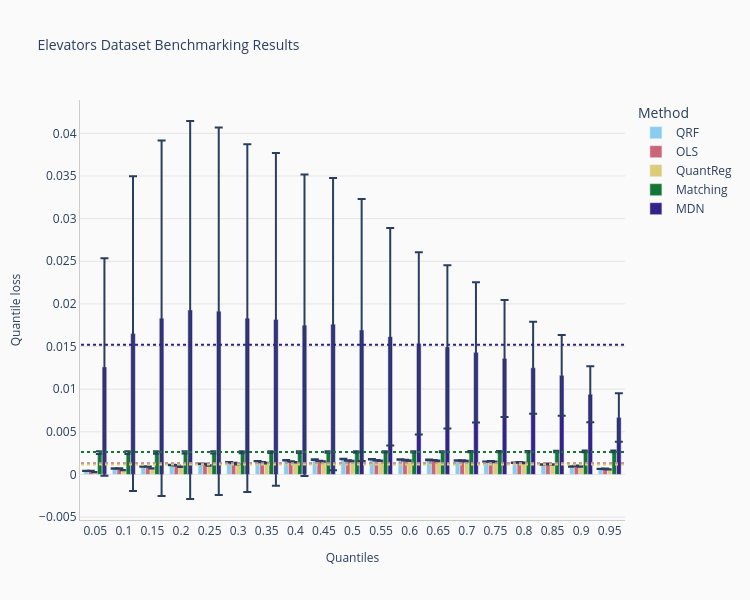

The code cell stored with this chart in its notebook:
### Code cell
print("Creating 60/40 donor/receiver split...")
elevators_donor, elevators_receiver = train_test_split(
    df_elevators, train_size=0.6, random_state=42
)

elevators_receiver_no_target = elevators_receiver.drop(columns=[elevators_target])

print(f"Donor size: {len(elevators_donor)}")
print(f"Receiver size: {len(elevators_receiver)}")

print("\nRunning autoimpute...")
elevators_result = autoimpute(
    donor_data=elevators_donor,
    receiver_data=elevators_receiver_no_target.copy(),
    predictors=elevators_predictors,
    imputed_variables=[elevators_target],
    impute_all=True,
    log_level="INFO"
)

print("\n--- Autoimpute CV Results ---")
comparison_viz = method_comparison_results(
    data=elevators_result.cv_results,
    metric="quantile_loss",
)
fig = comparison_viz.plot(
    title="Elevators Dataset Benchmarking Results",
    show_mean=True,
)
fig.show()

### Figure 1 — Plotly figure (JSON) as saved in the notebook; plotly's stock layout.template omitted (floating-point values rounded to 4 significant figures)
{"data": [{"alignmentgroup": "True", "error_y": {"array": [7.28e-06, 2.946e-05, 1.768e-05, 3.26e-05, 3.558e-05, 1.961e-05, 1.815e-05, 2.869e-05, 4.637e-05, 2.429e-05, 3.541e-05, 2.71e-05, 3.151e-05, 2.032e-05, 2.168e-05, 2.739e-05, 2.121e-05, 2.467e-05, 1.862e-05]}, "hovertemplate": "Method=QRF<br>Quantiles=%{x}<br>Quantile loss=%{y}<extra></extra>", "legendgroup": "QRF", "marker": {"color": "#88CCEE", "pattern": {"shape": ""}}, "name": "QRF", "offsetgroup": "QRF", "orientation": "v", "showlegend": true, "textposition": "auto", "type": "bar", "x": ["0.05", "0.1", "0.15", "0.2", "0.25", "0.3", "0.35", "0.4", "0.45", "0.5", "0.55", "0.6", "0.65", "0.7", "0.75", "0.8", "0.85", "0.9", "0.95"], "xaxis": "x", "y": [0.0004173, 0.0006945, 0.0009127, 0.001111, 0.001257, 0.001429, 0.001559, 0.001672, 0.001749, 0.001805, 0.001779, 0.001754, 0.001709, 0.001634, 0.001501, 0.001365, 0.001164, 0.0009397, 0.0006514], "yaxis": "y"}, {"alignmentgroup": "True", "error_y": {"array": [1.016e-05, 1.632e-05, 1.899e-05, 1.817e-05, 1.854e-05, 2.07e-05, 2.167e-05, 2.312e-05, 2.467e-05, 2.571e-05, 2.791e-05, 3.311e-05, 3.834e-05, 4.269e-05, 4.614e-05, 4.734e-05, 4.705e-05, 4.417e-05, 4.132e-05]}, "hovertemplate": "Method=OLS<br>Quantiles=%{x}<br>Quantile loss=%{y}<extra></extra>", "legendgroup": "OLS", "marker": {"color": "#CC6677", "pattern": {"shape": ""}}, "name": "OLS", "offsetgroup": "OLS", "orientation": "v", "showlegend": true, "textposition": "auto", "type": "bar", "x": ["0.05", "0.1", "0.15", "0.2", "0.25", "0.3", "0.35", "0.4", "0.45", "0.5", "0.55", "0.6", "0.65", "0.7", "0.75", "0.8", "0.85", "0.9", "0.95"], "xaxis": "x", "y": [0.0004252, 0.0007003, 0.0009127, 0.001083, 0.001223, 0.001341, 0.001442, 0.001525, 0.00159, 0.00164, 0.001672, 0.001681, 0.001664, 0.001618, 0.001536, 0.001414, 0.00124, 0.0009999, 0.0006625], "yaxis": "y"}, {"alignmentgroup": "True", "error_y": {"array": [1.008e-05, 1.593e-05, 2.032e-05, 2.503e-05, 2.953e-05, 3.181e-05, 3.324e-05, 3.456e-05, 3.73e-05, 3.961e-05, 4.2e-05, 4.357e-05, 4.351e-05, 4.422e-05, 4.438e-05, 4.081e-05, 3.288e-05, 2.755e-05, 2.185e-05]}, "hovertemplate": "Method=QuantReg<br>Quantiles=%{x}<br>Quantile loss=%{y}<extra></extra>", "legendgroup": "QuantReg", "marker": {"color": "#DDCC77", "pattern": {"shape": ""}}, "name": "QuantReg", "offsetgroup": "QuantReg", "orientation": "v", "showlegend": true, "textposition": "auto", "type": "bar", "x": ["0.05", "0.1", "0.15", "0.2", "0.25", "0.3", "0.35", "0.4", "0.45", "0.5", "0.55", "0.6", "0.65", "0.7", "0.75", "0.8", "0.85", "0.9", "0.95"], "xaxis": "x", "y": [0.0002818, 0.0005114, 0.0007144, 0.0008961, 0.00106, 0.001203, 0.001329, 0.001432, 0.001514, 0.001573, 0.001607, 0.001617, 0.001599, 0.001551, 0.00147, 0.001352, 0.001179, 0.0009425, 0.0006031], "yaxis": "y"}, {"alignmentgroup": "True", "error_y": {"array": [0.0001646, 0.0001531, 0.0001418, 0.0001308, 0.0001201, 0.0001098, 0.0001001, 9.107e-05, 8.306e-05, 7.632e-05, 7.124e-05, 6.817e-05, 6.739e-05, 6.899e-05, 7.28e-05, 7.85e-05, 8.572e-05, 9.411e-05, 0.0001034]}, "hovertemplate": "Method=Matching<br>Quantiles=%{x}<br>Quantile loss=%{y}<extra></extra>", "legendgroup": "Matching", "marker": {"color": "#117733", "pattern": {"shape": ""}}, "name": "Matching", "offsetgroup": "Matching", "orientation": "v", "showlegend": true, "textposition": "auto", "type": "bar", "x": ["0.05", "0.1", "0.15", "0.2", "0.25", "0.3", "0.35", "0.4", "0.45", "0.5", "0.55", "0.6", "0.65", "0.7", "0.75", "0.8", "0.85", "0.9", "0.95"], "xaxis": "x", "y": [0.002556, 0.002565, 0.002574, 0.002582, 0.002591, 0.002599, 0.002608, 0.002616, 0.002625, 0.002634, 0.002642, 0.002651, 0.002659, 0.002668, 0.002677, 0.002685, 0.002694, 0.002702, 0.002711], "yaxis": "y"}, {"alignmentgroup": "True", "error_y": {"array": [0.01275, 0.01847, 0.02084, 0.02216, 0.02154, 0.02039, 0.01951, 0.01767, 0.01713, 0.01537, 0.01275, 0.01069, 0.009577, 0.008227, 0.00686, 0.0054, 0.004726, 0.00328, 0.002847]}, "hovertemplate": "Method=MDN<br>Quantiles=%{x}<br>Quantile loss=%{y}<extra></extra>", "legendgroup": "MDN", "marker": {"color": "#332288", "pattern": {"shape": ""}}, "name": "MDN", "offsetgroup": "MDN", "orientation": "v", "showlegend": true, "textposition": "auto", "type": "bar", "x": ["0.05", "0.1", "0.15", "0.2", "0.25", "0.3", "0.35", "0.4", "0.45", "0.5", "0.55", "0.6", "0.65", "0.7", "0.75", "0.8", "0.85", "0.9", "0.95"], "xaxis": "x", "y": [0.0126, 0.01651, 0.01832, 0.01928, 0.01914, 0.01833, 0.01818, 0.01751, 0.01762, 0.01693, 0.01616, 0.01537, 0.01496, 0.01432, 0.0136, 0.01251, 0.01161, 0.009405, 0.006683], "yaxis": "y"}], "layout": {"barmode": "group", "height": 600, "legend": {"title": {"text": "Method"}, "tracegroupgap": 0}, "paper_bgcolor": "#FAFAFA", "plot_bgcolor": "#FAFAFA", "shapes": [{"line": {"color": "#88CCEE", "dash": "dot", "width": 2}, "name": "QRF Mean", "type": "line", "x0": -0.5, "x1": 18.5, "y0": 0.001321, "y1": 0.001321}, {"line": {"color": "#CC6677", "dash": "dot", "width": 2}, "name": "OLS Mean", "type": "line", "x0": -0.5, "x1": 18.5, "y0": 0.001283, "y1": 0.001283}, {"line": {"color": "#DDCC77", "dash": "dot", "width": 2}, "name": "QuantReg Mean", "type": "line", "x0": -0.5, "x1": 18.5, "y0": 0.001181, "y1": 0.001181}, {"line": {"color": "#117733", "dash": "dot", "width": 2}, "name": "Matching Mean", "type": "line", "x0": -0.5, "x1": 18.5, "y0": 0.002634, "y1": 0.002634}, {"line": {"color": "#332288", "dash": "dot", "width": 2}, "name": "MDN Mean", "type": "line", "x0": -0.5, "x1": 18.5, "y0": 0.01521, "y1": 0.01521}], "title": {"font": {"size": 14}, "text": "Elevators Dataset Benchmarking Results"}, "width": 750, "xaxis": {"anchor": "y", "domain": [0, 1], "gridcolor": "#E5E5E5", "gridwidth": 1, "linecolor": "#CCCCCC", "showgrid": false, "showline": true, "title": {"font": {"size": 12}, "text": "Quantiles"}, "zeroline": false}, "yaxis": {"anchor": "x", "domain": [0, 1], "gridcolor": "#E5E5E5", "gridwidth": 1, "linecolor": "#CCCCCC", "showgrid": true, "showline": true, "title": {"font": {"size": 12}, "text": "Quantile loss"}, "zeroline": false}}}
